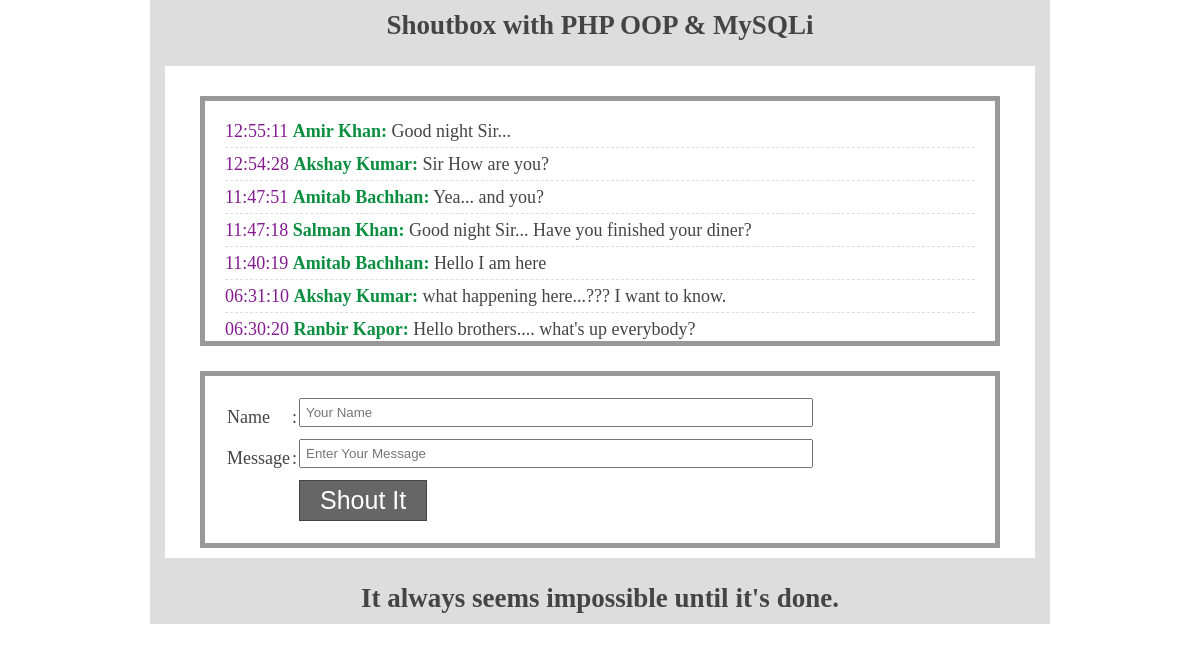
The page / on the database its author committed.
### tables this page shows
CREATE TABLE `tbl_box` (
  `id` int(11) NOT NULL,
  `name` varchar(50) NOT NULL,
  `body` text NOT NULL,
  `time` time NOT NULL
);

### lib/Database.php (called while the page is built, shortened)
<?php
	class Database{
		public $host = DB_HOST;
		public $user = DB_USER;
		public $pass = DB_PASS;
		public $name = DB_NAME;
		public $link;
		private function connectDB(){
			$this->link = new mysqli($this->host,$this->user,$this->pass,$this->name);
		}
		public function readData($receive_query){
			$result = $this->link->query($receive_query) or die($this->link->error.__LINE__);
			if ($result->num_rows > 0) {
				return $result;
			}else{
				return false;
			}
		}
	}
?>

### classes/shout.php (called while the page is built, shortened)
<?php
include "lib/Database.php";
	class Shout{
		private $db;
		public function __construct(){
			$this->db = new Database();
		}
		public function getAllData(){
			$retrive_query = "SELECT * FROM  tbl_box ORDER BY id DESC";
			$result = $this->db->readData($retrive_query);
			return $result;
		}
	}
?>

### index.php (the view, shortened to what this page needs)
<?php
include 'inc/header.php';
include "classes/shout.php";
$shout = new Shout();
?>
		<section class="content clear">
			<div class="box">
				<ul>
					<?php
						$getdata = $shout->getAllData();
						if ($getdata) {
							while ($data = $getdata->fetch_assoc()) {?>
							<li><span><?php echo $data['time'];?></span> <b> <?php echo $data['name'];?>:</b> <?php echo $data['body'];?></li>
						<?php }} ?>
				</ul>
			</div>
			<div class="shoutfrom clear">
				<form action="" method="post">
					<table>
						<tr>
							<td>Name</td>
							<td>:</td>
							<td><input type="text" name="name" placeholder="Your Name" required=""></input></td>
						</tr>
						<tr>
							<td>Message</td>
							<td>:</td>
							<td><input type="text" name="body" placeholder="Enter Your Message" required=""></input></td>
						</tr>
						<tr>
							<td></td>
							<td></td>
							<td><input type="submit" name="submit" value="Shout It"></input></td>
						</tr>
					</table>
				</form>
			</div>
		</section>
<?php include 'inc/footer.php'; ?>

### inc/header.php (shortened to what this page needs)
<!DOCTYPE html>
<html>
<head>
	<link rel="stylesheet" type="text/css" href="inc/style.css">
</head>
	<div class="wrapper clear">
		<header class="headersection clear">
			<h2>Shoutbox with PHP OOP & MySQLi</h2>
		</header>

### inc/footer.php
		<footer class="footersection clear">
			<h2>It always seems impossible until it's done.</h2>
		</footer>
	</div>
<body>
</body>
</html>

### inc/style.css (style rules this page uses)
* { margin: 0;padding: 0;outline: 0; }
body { font-family: verdana; font-size: 18px; color: #444; }
.wrapper { width: 900px; margin: 0 auto; }
.clear { overflow: hidden; }
.headersection,.footersection { background: #ddd; padding: 10px; text-align: center; }
.headersection h2,.footersection h2 { margin: 0; }
.content { min-height: 450px; border: 15px solid #ddd; }
.box { border: 5px solid #999; margin: 30px auto 0; padding: 20px; width: 750px; height: 200px; overflow: scroll; }
.box ul { margin: 0; padding: 0; list-style: none; }
.box ul li { display: block; border-bottom: 1px dashed #ddd; margin-bottom: 6px; padding-bottom: 5px; }
.box span { color: #831a90; }
.box b { color: #0a8e3f; }
.shoutfrom { border: 5px solid #999; margin: 25px auto 10px; padding: 20px; width: 750px; }
input[type='text'] { padding: 5px; width: 500px; margin-bottom: 10px; }
input[type='submit'] { background: #666; border: 1px solid #444; color: #ffffff; cursor: pointer; font-size: 25px; padding: 5px 20px; }

### rows shown on the page
tbl_box: time "12:55:11", name "Amir Khan", body "Good night Sir..."
tbl_box: time "12:54:28", name "Akshay Kumar", body "Sir How are you?"
tbl_box: time "11:47:51", name "Amitab Bachhan", body "Yea... and you?"
tbl_box: time "11:47:18", name "Salman Khan", body "Good night Sir... Have you finished your diner?"
tbl_box: time "11:40:19", name "Amitab Bachhan", body "Hello I am here"
tbl_box: time "06:31:10", name "Akshay Kumar", body "what happening here...??? I want to know."
tbl_box: time "06:30:20", name "Ranbir Kapor", body "Hello brothers.... what's up everybody?"
